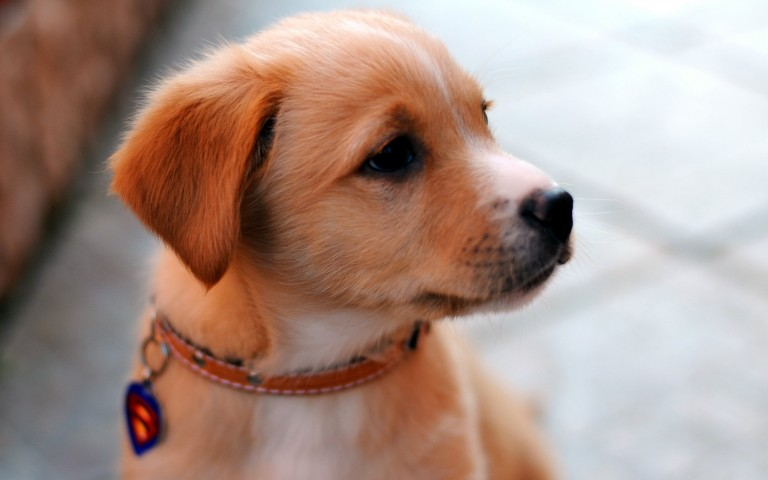
#> input picture Image Operations OpenCV/dog.jpg, 768 x 480 px
$ jupyter execute Image_op.ipynb
#> lines starting #> are read from the running program, lines starting #| are printed output that depends on the picture; after the words box and inside, x2 and y2 are one past the last pixel; in counts of white or black regions, pixels touching at a corner belong together
# Image Operations using Opencv Library

Neccesary Imports

[cell 1]
import pandas as pd
import cv2

[cell 2]
image = cv2.imread("dog.jpg")
#> image is the input picture: shape (480, 768, 3); mean B, G, R 134.8, 145.1, 169.5
gray_image = cv2.cvtColor(image, cv2.COLOR_BGR2GRAY)
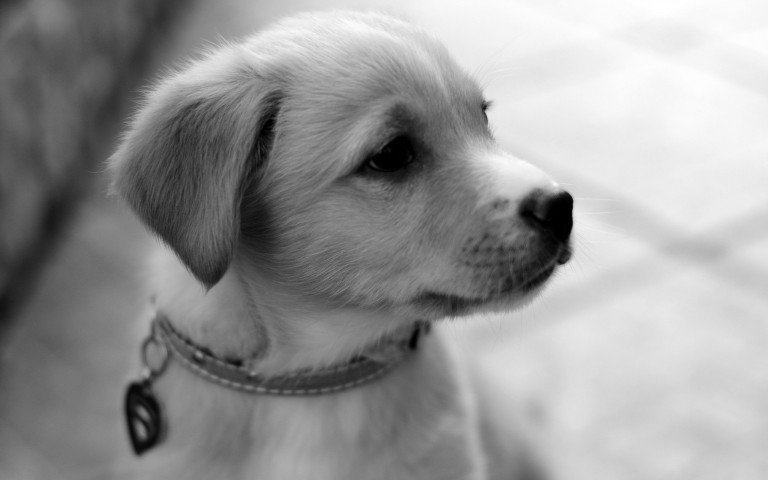
#> gray_image: shape (480, 768); min 0, max 255, mean 151.2
inverted_image = cv2.bitwise_not(gray_image)
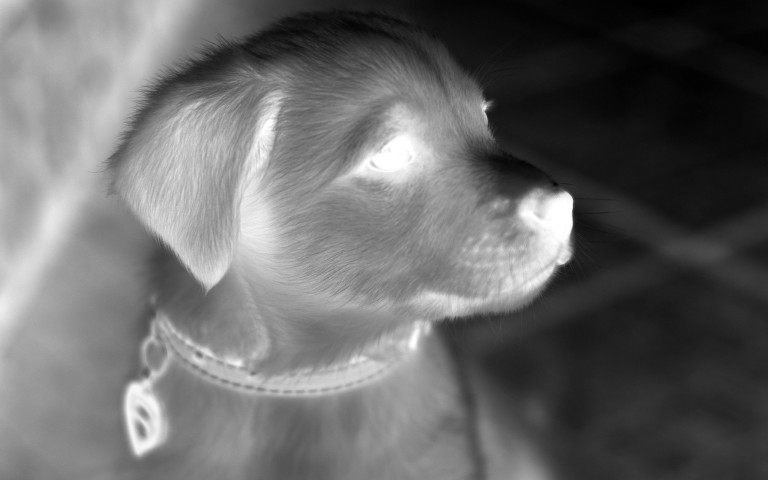
#> inverted_image: shape (480, 768); min 0, max 255, mean 103.8
blurred_image = cv2.GaussianBlur(inverted_image, (21, 21), 0)
pencil_sketch = cv2.divide(gray_image, 255 - blurred_image, scale=256.0)
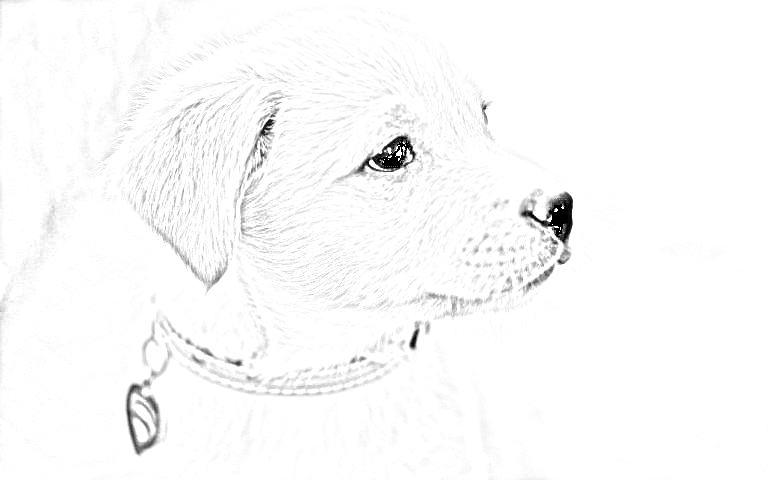
#> pencil_sketch: shape (480, 768); min 0, max 255, mean 250.2
resultimage = gray_image/inverted_image
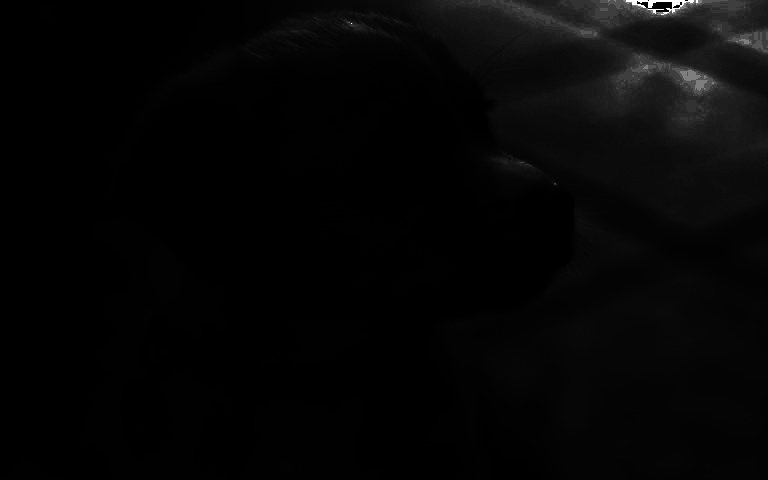
#> resultimage: shape (480, 768) float64; 0.06% of the values are NaN or infinite; the others: min 0, max 254, mean 5.81; drawn with min black, max white, NaN and infinite black
if image is not None:
    # Display the image
    cv2.imshow("Dog", resultimage)
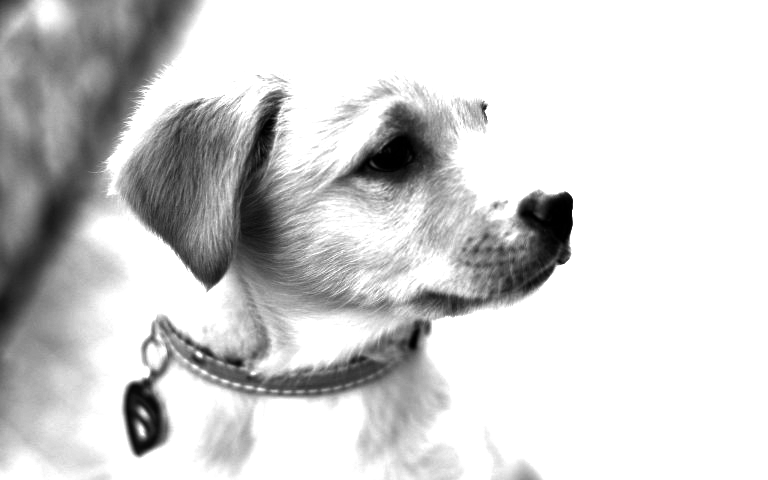
#> window 'Dog': shape (480, 768); min 0, max 255, mean 208
    cv2.waitKey(0)
    cv2.destroyAllWindows()
else:
    print("Error: Could not load image.")

[cell 3]
import cv2
import numpy as np

# Load the image
image = cv2.imread("dog.jpg")

# Check if the image was loaded properly
if image is None:
    print("Error: Could not load image.")
else:
    # Convert the image to grayscale
    gray_image = cv2.cvtColor(image, cv2.COLOR_BGR2GRAY)

    # Invert the grayscale image
    inverted_image = cv2.bitwise_not(gray_image)

    # Apply Gaussian blur to the grayscale image
    blurred_image = cv2.GaussianBlur(gray_image, (15, 15), 0)

    # Detect edges using Canny edge detector
    edges = cv2.Canny(gray_image, 100, 200)
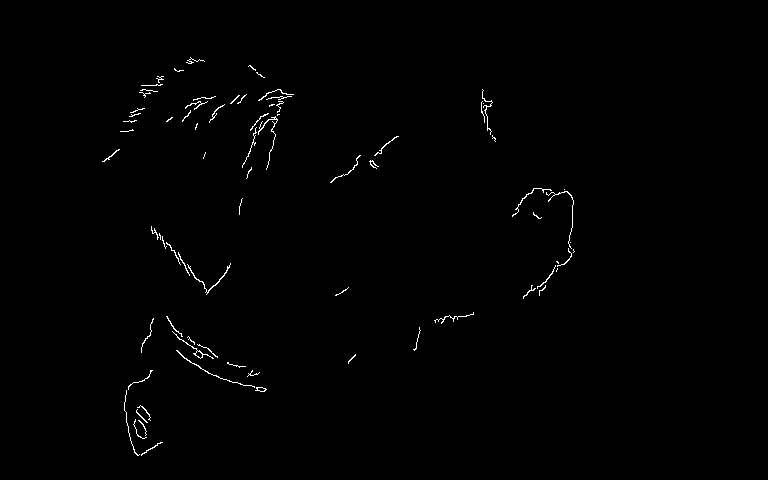
#> edges: shape (480, 768); 0.63% white in thin lines or dots, all inside (x1, y1, x2, y2) = (102, 57, 575, 456)

    # Resize the image to half its original dimensions
    height, width = image.shape[:2]
#> height = 480; width = 768
    resized_image = cv2.resize(image, (width // 2, height // 2))

    # Rotate the image by 45 degrees
    center = (width // 2, height // 2)
#> center = (384, 240)
    matrix = cv2.getRotationMatrix2D(center, 45, 1.0)
    rotated_image = cv2.warpAffine(image, matrix, (width, height))
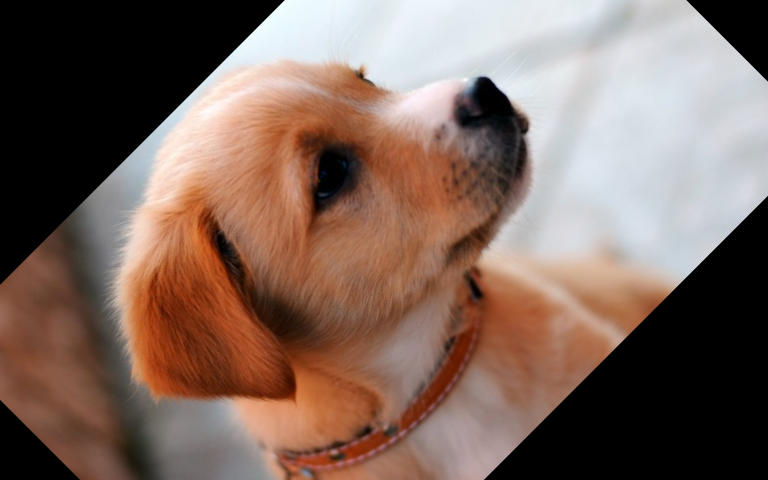
#> rotated_image: shape (480, 768, 3); mean B, G, R 94.4, 104.5, 127.5

    # Save the processed images
    cv2.imwrite("gray_image.jpg", gray_image)
    cv2.imwrite("inverted_image.jpg", inverted_image)
    cv2.imwrite("blurred_image.jpg", blurred_image)
    cv2.imwrite("edges.jpg", edges)
    cv2.imwrite("resized_image.jpg", resized_image)
    cv2.imwrite("rotated_image.jpg", rotated_image)

    # Display all the images
    cv2.imshow("Original Image", image)
    cv2.imshow("Grayscale Image", gray_image)
    cv2.imshow("Inverted Image", inverted_image)
    cv2.imshow("Blurred Image", blurred_image)
    cv2.imshow("Edges", edges)
    cv2.imshow("Resized Image", resized_image)
    cv2.imshow("Rotated Image", rotated_image)

    # Wait until a key is pressed and close all windows
    cv2.waitKey(0)
    cv2.destroyAllWindows()
